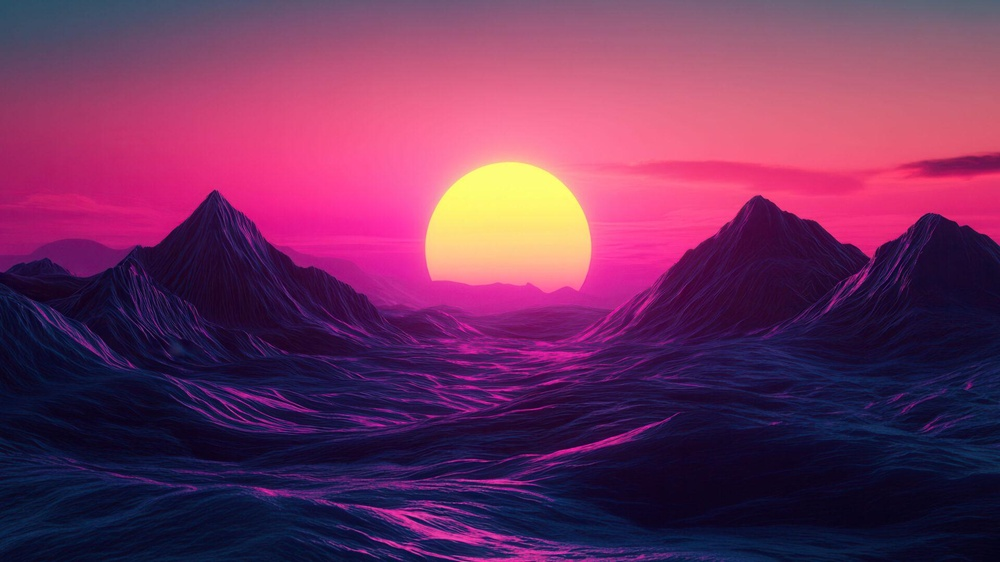
#> input picture test/pink.jpeg, 1000 x 562 px, shrunk from 1920 x 1080 before the run
$ python e1.py
#> lines starting #> are read from the running program, lines starting #| are printed output that depends on the picture
import cv2
import numpy as np

img_gray=cv2.imread('../test/pink.jpeg',0)
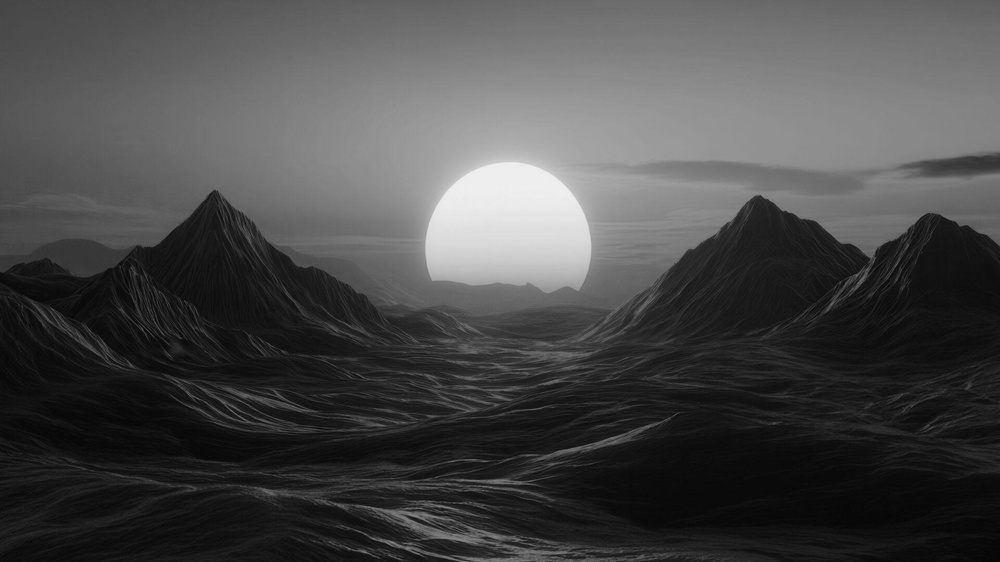
#> img_gray: shape (562, 1000); min 4, max 243, mean 72.8

cv2.imshow('gray scale image',img_gray)
cv2.waitKey(0)

c=255/(np.log(1+np.max(img_gray)))
#> c = 46.39

log_transformed=c*np.log(1+img_gray)
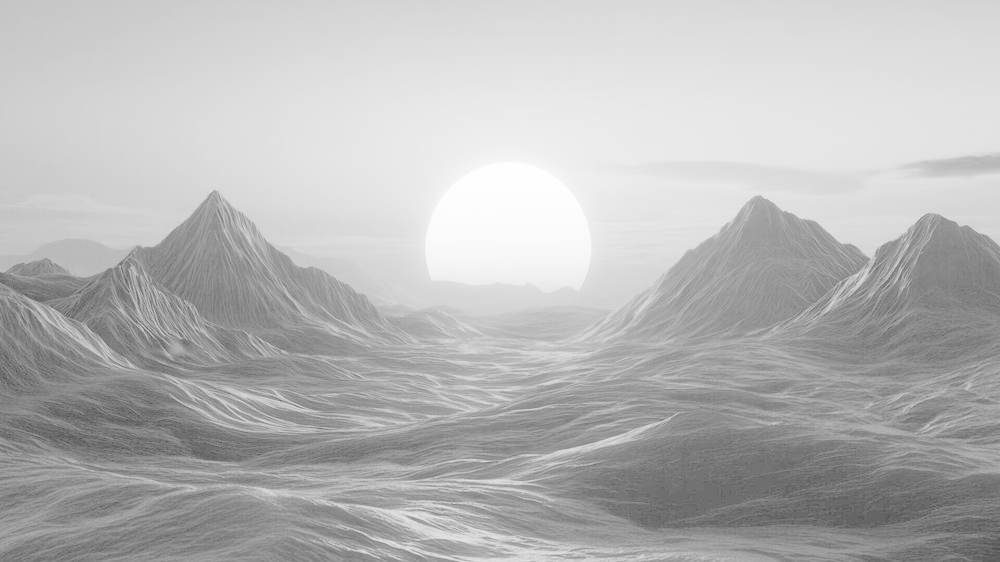
#> log_transformed: shape (562, 1000) float16; min 74.62, max 254.9, mean 183.6

log_transformed=np.array(log_transformed,dtype=np.uint8)

cv2.imwrite('log_transformed_img.jpeg',log_transformed)
